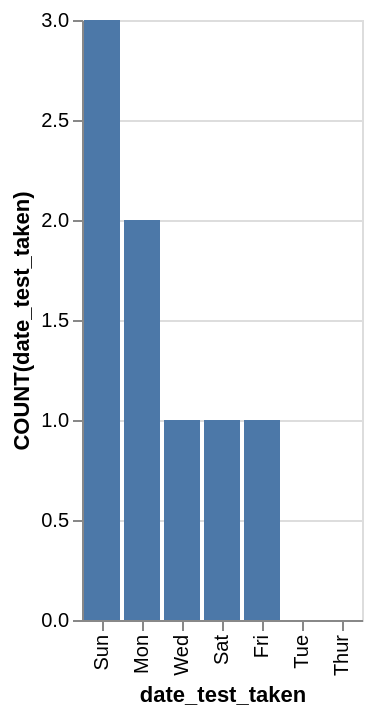

Vega-Lite specification for this chart:
### Vega-Lite specification from a JSON file in a GitHub repository (floating-point values rounded to 4 significant figures)
{"data": {"values": [{"x_data": "Sun", "y_data": 3}, {"x_data": "Mon", "y_data": 2}, {"x_data": "Wed", "y_data": 1}, {"x_data": "Sat", "y_data": 1}, {"x_data": "Fri", "y_data": 1}, {"x_data": "Tue", "y_data": 0}, {"x_data": "Thur", "y_data": 0}]}, "mark": "bar", "encoding": {"x": {"field": "x_data", "type": "nominal", "title": "date_test_taken", "sort": {"op": "sum", "field": "y_data", "order": "descending"}}, "y": {"field": "y_data", "type": "quantitative", "title": "COUNT(date_test_taken)"}}}
